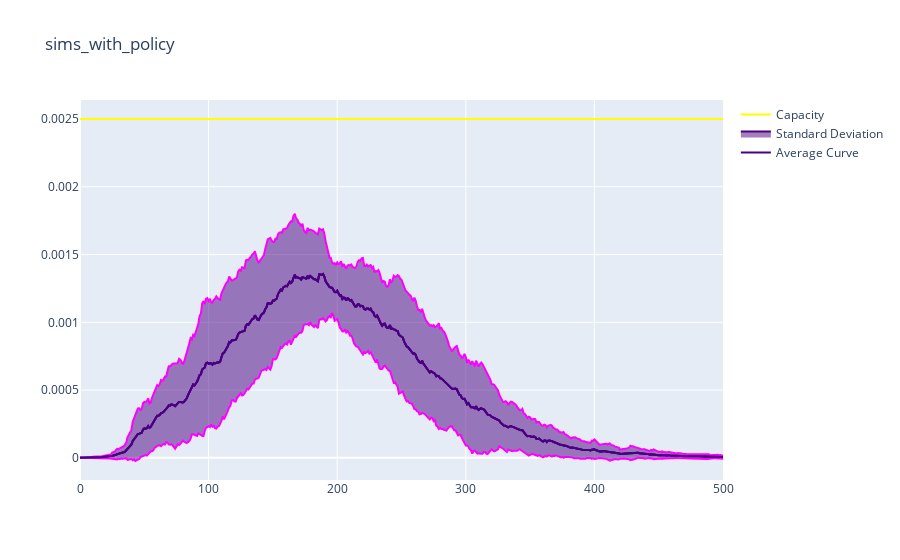

The cell this chart's notebook holds for it:
### Code cell
plot_average_hospitalized_curve(sims, 'sims_with_policy')

### Figure 1 — Plotly figure (JSON) as saved in the notebook; plotly's stock layout.template omitted (floating-point values rounded to 4 significant figures; data arrays with more than 128 entries replaced by an {"elided": "..."} marker saying what was removed)
{"data": [{"line": {"color": "indigo"}, "mode": "lines", "name": "Average Curve", "type": "scatter", "x": {"elided": "501 int values"}, "y": {"elided": "501 float values"}}, {"line": {"color": "magenta"}, "mode": "lines", "showlegend": false, "type": "scatter", "x": {"elided": "501 int values"}, "y": {"elided": "501 float values"}}, {"fill": "tonexty", "line": {"color": "indigo"}, "mode": "lines", "name": "Standard Deviation", "type": "scatter", "x": {"elided": "501 int values"}, "y": {"elided": "501 float values"}}, {"line": {"color": "magenta"}, "mode": "lines", "showlegend": false, "type": "scatter", "x": {"elided": "501 int values"}, "y": {"elided": "501 float values"}}, {"fill": "tonexty", "line": {"color": "indigo"}, "mode": "lines", "showlegend": false, "type": "scatter", "x": {"elided": "501 int values"}, "y": {"elided": "501 float values"}}, {"line": {"color": "yellow"}, "mode": "lines", "name": "Capacity", "showlegend": true, "type": "scatter", "x": {"elided": "501 int values"}, "y": {"elided": "501 float values"}}], "layout": {"title": {"text": "sims_with_policy"}}}
